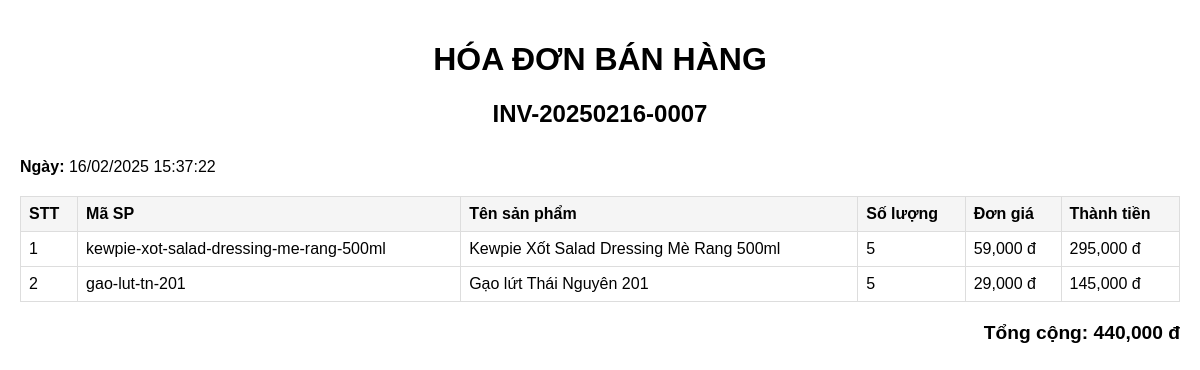
Screenshot of /invoices/print/12 with the database file from the repository.
### app/models.py (models this page shows)
class Invoice(Base):
    __tablename__ = "invoices"
    id = Column(Integer, primary_key=True, index=True)
    invoice_number = Column(String(50), unique=True, index=True)
    total_amount = Column(Float, default=0)
    created_at = Column(DateTime, default=datetime.utcnow)
    items = relationship("InvoiceItem", back_populates="invoice", lazy="selectin")

class InvoiceItem(Base):
    __tablename__ = "invoice_items"
    id = Column(Integer, primary_key=True, index=True)
    invoice_id = Column(Integer, ForeignKey("invoices.id"))
    product_id = Column(Integer, ForeignKey("products.id"))
    quantity = Column(Integer, nullable=False)
    unit_price = Column(Float, nullable=False)
    total_price = Column(Float, nullable=False)
    invoice = relationship("Invoice", back_populates="items")
    product = relationship("Product", back_populates="invoice_items")

class Product(Base):
    __tablename__ = "products"
    id = Column(Integer, primary_key=True, index=True)
    code = Column(String(50), unique=True, index=True, nullable=False)
    name = Column(String(200), index=True, nullable=False)
    price = Column(Float, nullable=False)
    quantity = Column(Integer, default=0)
    created_at = Column(DateTime, default=datetime.utcnow)
    updated_at = Column(DateTime, default=datetime.utcnow, onupdate=datetime.utcnow)
    inventory_records = relationship("InventoryRecord", back_populates="product")
    invoice_items = relationship("InvoiceItem", back_populates="product")

### app/routers/invoices.py (the view)
@router.get("/print/{invoice_id}", response_class=HTMLResponse)
async def print_invoice(
    invoice_id: int,
    db: AsyncSession = Depends(get_db)
):
    result = await db.execute(
        select(models.Invoice)
        .filter(models.Invoice.id == invoice_id)
        .options(
            selectinload(models.Invoice.items).selectinload(models.InvoiceItem.product)
        )
    )
    invoice = result.scalar_one_or_none()
    if invoice is None:
        raise HTTPException(status_code=404, detail="Invoice not found")
    template = env.get_template("invoice_template.html")
    return template.render(invoice=invoice)

### app/database.py (called while the page is built)
async def get_db():
    async with AsyncSessionLocal() as session:
        try:
            yield session
            await session.commit()
        except Exception:
            await session.rollback()
            raise
        finally:
            await session.close()

### app/templates/invoice_template.html (shortened to what this page needs)
<!DOCTYPE html>
<html>
<head>
</head>
<body>
    <div class="invoice-header">
        <h1>HÓA ĐƠN BÁN HÀNG</h1>
        <h2>{{ invoice.invoice_number }}</h2>
    </div>
    <div class="invoice-details">
        <p><strong>Ngày:</strong> {{ invoice.created_at.strftime('%d/%m/%Y %H:%M:%S') }}</p>
    </div>
    <table>
        <thead>
            <tr>
                <th>STT</th>
                <th>Mã SP</th>
                <th>Tên sản phẩm</th>
                <th>Số lượng</th>
                <th>Đơn giá</th>
                <th>Thành tiền</th>
            </tr>
        </thead>
        <tbody>
            {% for item in invoice.items %}
            <tr>
                <td>{{ loop.index }}</td>
                <td>{{ item.product.code }}</td>
                <td>{{ item.product.name }}</td>
                <td>{{ item.quantity }}</td>
                <td>{{ "{:,.0f}".format(item.unit_price) }} đ</td>
                <td>{{ "{:,.0f}".format(item.total_price) }} đ</td>
            </tr>
            {% endfor %}
        </tbody>
    </table>
    <div class="total">
        Tổng cộng: {{ "{:,.0f}".format(invoice.total_amount) }} đ
    </div>
</body>
</html>

### app/templates/invoice_template.html (style rules this page uses)
body { font-family: Arial, sans-serif; margin: 0; padding: 20px; }
.invoice-header { text-align: center; margin-bottom: 30px; }
.invoice-details { margin-bottom: 20px; }
table { width: 100%; border-collapse: collapse; margin-bottom: 20px; }
th, td { border: 1px solid #ddd; padding: 8px; text-align: left; }
th { background-color: #f5f5f5; }
.total { text-align: right; font-weight: bold; font-size: 1.2em; margin-top: 20px; }

### rows the page displays
Invoice: invoice_number "INV-20250216-0007", created_at "16/02/2025 15:37:22", total_amount "440,000"
InvoiceItem: product.code "kewpie-xot-salad-dressing-me-rang-500ml", product.name "Kewpie Xốt Salad Dressing Mè Rang 500ml", quantity "5", unit_price "59,000", total_price "295,000"
InvoiceItem: product.code "gao-lut-tn-201", product.name "Gạo lứt Thái Nguyên 201", quantity "5", unit_price "29,000", total_price "145,000"
